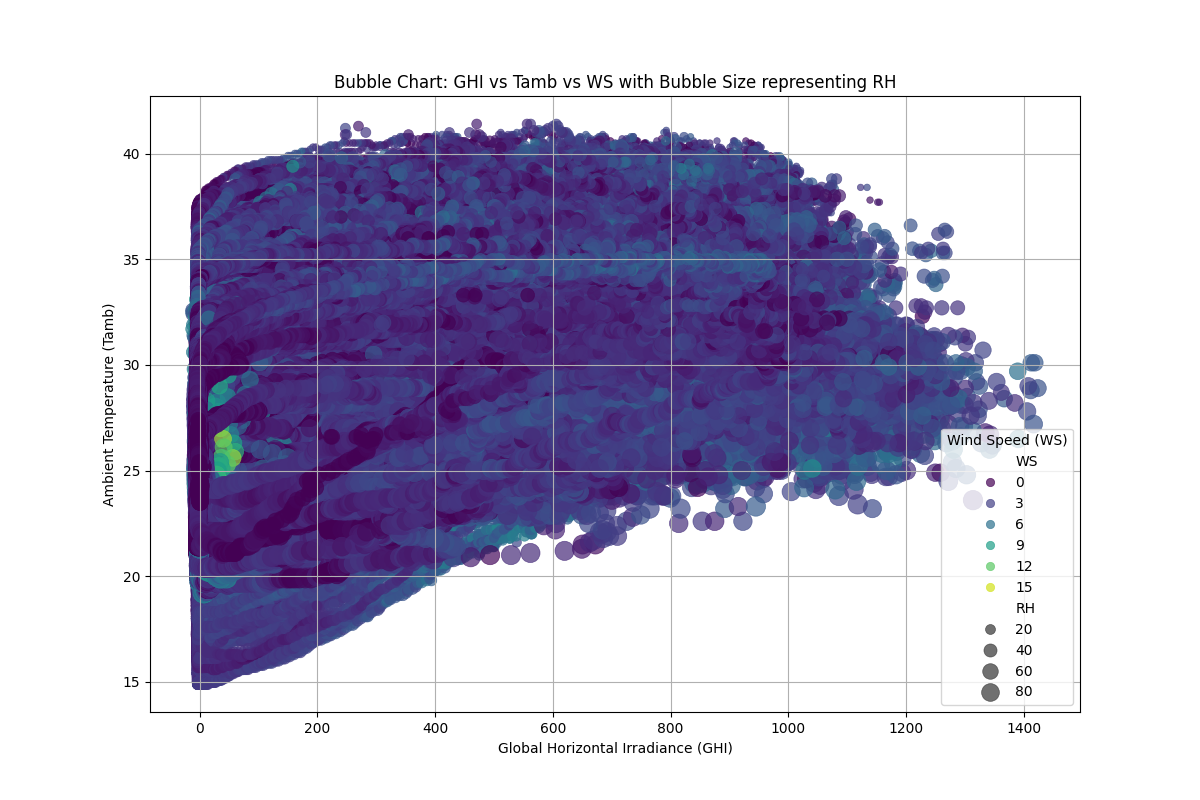

Python code for this plot:
import pandas as pd
import matplotlib.pyplot as plt
import seaborn as sns
import os

# File paths for the three datasets
file_paths = {
    'Togo': 'C:/Users/user/Desktop/Github/SolarRadiationMeasurement/scripts/togo-dapaong_qc.csv',
    'Benin': 'C:/Users/user/Desktop/Github/SolarRadiationMeasurement/scripts/benin-malanville.csv',
    'Sierra Leone': 'C:/Users/user/Desktop/Github/SolarRadiationMeasurement/scripts/sierraleone-bumbuna.csv'
}

# Iterate over each dataset
for country, file_path in file_paths.items():
    # Load the dataset
    df = pd.read_csv(file_path)

    # Drop rows with missing values in relevant columns
    df = df.dropna(subset=['GHI', 'Tamb', 'WS', 'RH'])

    # Create a bubble chart
    plt.figure(figsize=(12, 8))

    # Plot using Seaborn
    sns.scatterplot(
        data=df,
        x='GHI',
        y='Tamb',
        size='RH',  # Bubble size represents RH
        sizes=(20, 200),  # Adjust bubble size range
        hue='WS',  # Color by WS
        palette='viridis',  # Color palette
        alpha=0.7,
        edgecolor=None
    )

    # Customize the plot
    plt.title(f'Bubble Chart: GHI vs Tamb vs WS with Bubble Size representing RH ({country})')
    plt.xlabel('Global Horizontal Irradiance (GHI)')
    plt.ylabel('Ambient Temperature (Tamb)')
    plt.legend(title='Wind Speed (WS)')
    plt.grid(True)

    # Create output directory if it doesn't exist
    output_dir = 'C:/Users/user/Desktop/Github/SolarRadiationMeasurement/scripts'
    if not os.path.exists(output_dir):
        os.makedirs(output_dir)

    # Save the plot
    output_path = os.path.join(output_dir, f'{country.lower()}_bubble_chart_analysis.png')
    plt.savefig(output_path)
    plt.show()

    print(f"Bubble chart for {country} created and saved to '{output_path}'.")
